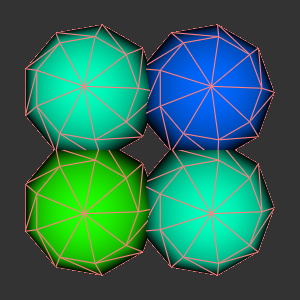

Write Python code to recreate this figure.
#!/usr/bin/env python

# Demonstrate vtkGlyph3DMapper with edge visibility on sphere glyphs.

import vtkmodules.vtkInteractionStyle  # noqa: F401
import vtkmodules.vtkRenderingOpenGL2  # noqa: F401

from vtkmodules.vtkFiltersCore import vtkElevationFilter
from vtkmodules.vtkFiltersSources import vtkPlaneSource, vtkSphereSource
from vtkmodules.vtkRenderingCore import (
    vtkActor,
    vtkGlyph3DMapper,
    vtkRenderWindow,
    vtkRenderWindowInteractor,
    vtkRenderer,
)

# Plane with elevation coloring
plane = vtkPlaneSource()
plane.SetResolution(1, 1)

colors = vtkElevationFilter()
colors.SetInputConnection(plane.GetOutputPort())
colors.SetLowPoint(-1, -1, -1)
colors.SetHighPoint(0.5, 0.5, 0.5)

# Sphere glyph source
sphere = vtkSphereSource()
sphere.SetPhiResolution(5)
sphere.SetThetaResolution(9)

# Glyph mapper
glypher = vtkGlyph3DMapper()
glypher.SetInputConnection(colors.GetOutputPort())
glypher.SetScaleFactor(1.2)
glypher.SetSourceConnection(sphere.GetOutputPort())

actor = vtkActor()
actor.SetMapper(glypher)
actor.GetProperty().SetEdgeVisibility(1)
actor.GetProperty().SetEdgeColor(1.0, 0.5, 0.5)

# Rendering pipeline
renderer = vtkRenderer()
renderer.SetBackground(0.2, 0.2, 0.2)
renderer.AddActor(actor)

render_window = vtkRenderWindow()
render_window.SetSize(300, 300)
render_window.SetMultiSamples(0)
render_window.AddRenderer(renderer)
render_window.SetWindowName("glyph3d mapper edges")

interactor = vtkRenderWindowInteractor()
interactor.SetRenderWindow(render_window)

# Scene
renderer.ResetCamera()
renderer.GetActiveCamera().Zoom(1.3)

interactor.Initialize()
interactor.Start()
